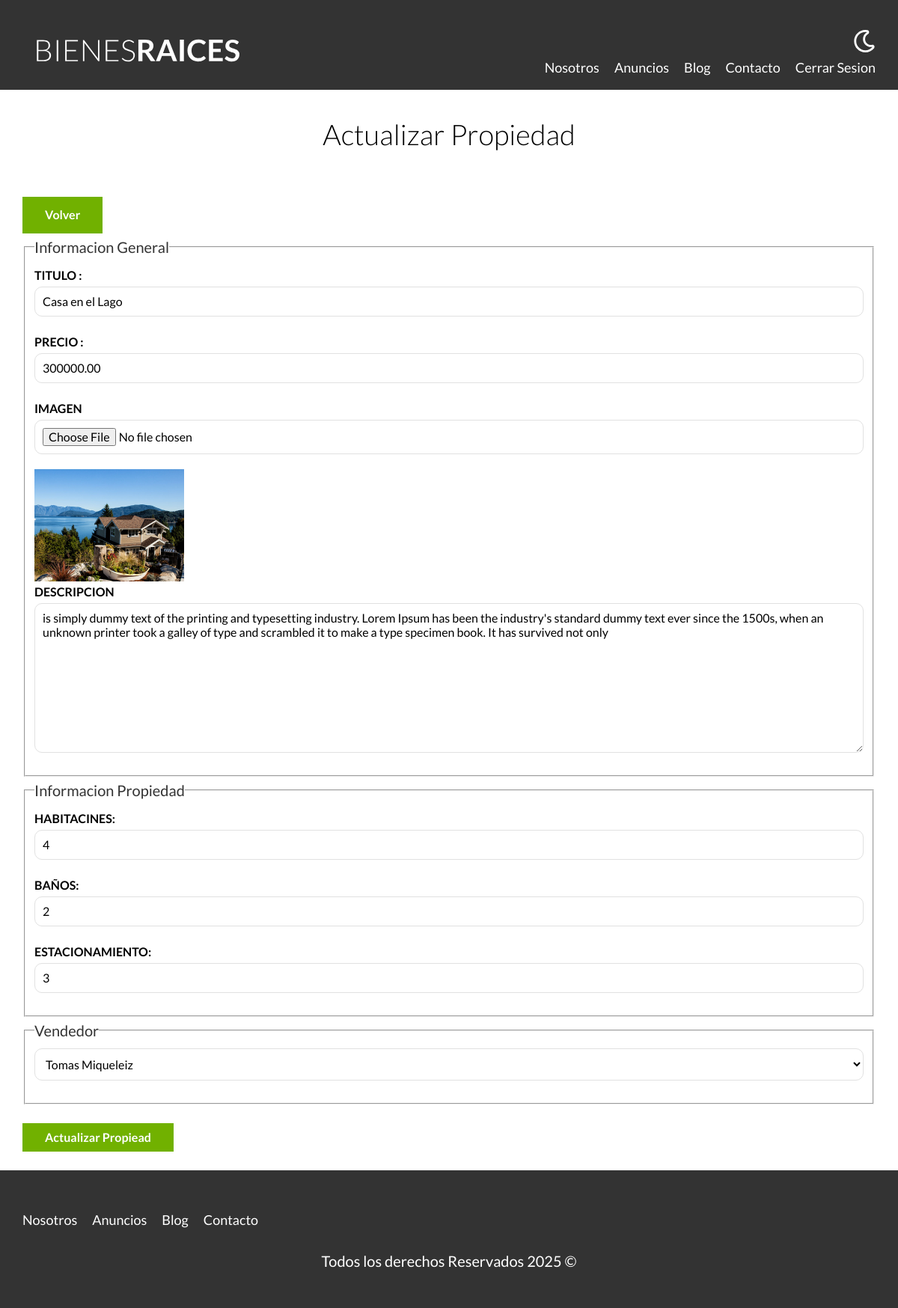
Page /admin/propiedades/actualizar.php?id=32 (signed in) on the committed database.
### tables this page shows
CREATE TABLE `propiedades` (
  `id` int NOT NULL AUTO_INCREMENT,
  `titulo` varchar(45) DEFAULT NULL,
  `precio` decimal(10,2) DEFAULT NULL,
  `imagen` varchar(200) DEFAULT NULL,
  `descripcion` longtext,
  `habitaciones` int DEFAULT NULL,
  `wc` int DEFAULT NULL,
  `estacionamientos` int DEFAULT NULL,
  `creado` date DEFAULT NULL,
  `vendedorId` int NOT NULL,
  PRIMARY KEY (`id`),
  KEY `fk_Propiedades_vendedores_idx` (`vendedorId`),
  CONSTRAINT `fk_Propiedades_vendedores` FOREIGN KEY (`vendedorId`) REFERENCES `vendedores` (`id`)
);

CREATE TABLE `vendedores` (
  `id` int NOT NULL,
  `nombre` varchar(45) DEFAULT NULL,
  `apellido` varchar(45) DEFAULT NULL,
  `telefono` varchar(10) DEFAULT NULL,
  PRIMARY KEY (`id`)
);

### admin/propiedades/actualizar.php (the view, shortened to what this page needs)
<?php
 $db=conectarDB();
    $id= $_GET['id'];
    $id=filter_var($id, FILTER_VALIDATE_INT);
 $consultaPropiedad="SELECT*FROM propiedades WHERE id =$id";
 $resultadoPropiedades=mysqli_query($db,$consultaPropiedad);
 $propiedad=mysqli_fetch_assoc($resultadoPropiedades);
 $consulta="SELECT * FROM vendedores";
 $resultadoVendedores=mysqli_query($db,$consulta);
 $titulo = $propiedad ['titulo'];
 $precio = $propiedad ['precio'];
 $descripcion =$propiedad ['descripcion'] ;
 $habitaciones =$propiedad ['habitaciones'];
 $wc = $propiedad ['wc'];
 $estacionamientos=$propiedad ['estacionamientos'];
 $vendedorId = $propiedad ['vendedorId'];
 $imagenPropiedad=$propiedad['imagen'];
?>
    <main class="contenedor seccion">
        <h1>Actualizar Propiedad</h1>
                <a href="/admin" class="boton boton-verde">Volver</a>
                <form class="formulario" method="POST" enctype="multipart/form-data">
                    <fieldset>
                        <legend>Informacion General</legend>
                        <label for="titulo">Titulo :</label>
                        <input type="text" id="titulo" name="titulo" placeholder="Titulo Propiedad" value="<?php echo $titulo;?>">
                        <label for="precio">Precio :</label>
                        <input type="number" id="precio" name="precio" placeholder="Precio de la propiedad" value="<?php echo $precio;?>">
                        <label for="imagen">Imagen</label>
                        <input type="file" id="imagen" accept="image/jpeg , image/png" name="imagen">
                        <img src="/imagenes/<?php echo $imagenPropiedad?>" class="imagen-small">
                        <label for="descripciot">Descripcion</label>
                        <textarea id="descripcion" name="descripcion"><?php echo $descripcion;?></textarea>
                      </fieldset>
                      <fieldset>
                        <legend>Informacion Propiedad</legend>
                        <label for="habitaciones">Habitacines:</label>
                        <input type="number" id="habitaciones" name="habitaciones" placeholder="ej:3" min="1" max="9" value="<?php echo $habitaciones;?>">
                        <label for="wc">Baños:</label>
                        <input type="number" id="wc" name="wc" placeholder="ej:3" min="1" max="9" value="<?php echo $wc;?>">
                        <label for="estacionamientos">Estacionamiento:</label>
                        <input type="number" id="estacionamientos" name="estacionamientos" placeholder="ej:3" min="1" max="9" value="<?php echo $estacionamientos;?>">
                      </fieldset>
                      <fieldset>
                        <legend>Vendedor</legend>
                        <select name="vendedor">
                            <?php while($vendedor= mysqli_fetch_assoc($resultadoVendedores)): ?>
                              <option <?php echo $vendedorId === $vendedor ['id'] ? 'selected': " "  ?> value="<?php echo $vendedor ['id'];?>"><?php echo $vendedor ['nombre']. " ". $vendedor['apellido']; ?> </option>
                            <?php endwhile; ?>
                        </select>
                      </fieldset>
                      <input type="submit" value="Actualizar Propiead" class="boton boton-verde">
                </form>
    </main>

### build/css/app.css (style rules this page uses)
html { line-height:1.15;-webkit-text-size-adjust:100% }
body { margin:0 }
main { display:block }
h1 { font-size:2em;margin:.67em 0 }
a { background-color:rgba(0,0,0,0) }
img { border-style:none }
button,input,optgroup,select,textarea { font-family:inherit;font-size:100%;line-height:1.15;margin:0 }
button,input { overflow:visible }
button,select { text-transform:none }
button,[type=button],[type=reset],[type=submit] { -webkit-appearance:button }
fieldset { padding:.35em .75em .625em }
legend { box-sizing:border-box;color:inherit;display:table;max-width:100%;padding:0;white-space:normal }
textarea { overflow:auto }
html { font-size:62.5%;box-sizing:border-box }
*,*:before,*:after { box-sizing:inherit }
body { font-family:"Lato",sans-serif;font-size:1.6rem;line-height:1.8 }
.contenedor { width:95%;max-width:120rem;margin:0 auto }
a { text-decoration:none }
img,picture { width:100%;display:block }
h1,h2,h3 { font-family:"Lato",sans-serif;margin:2.5rem 0;font-weight:300;text-align:center }
h1 { font-size:3.8rem }
.seccion { margin-top:2.5rem;margin-bottom:2.5rem }
.boton-verde { background-color:#71b100;color:#fff;font-weight:700;text-decoration:none;padding:1rem 3rem;text-align:center;margin-top:2.5rem;display:inline-block;border:none }
.formulario legend { font-size:2rem;color:#333 }
.formulario label { font-weight:700;text-transform:uppercase;display:block }
.formulario input:not([type=submit]),.formulario textarea,.formulario select { padding:1rem;display:block;width:100%;background-color:#fff;border:1px solid #e1e1e1;border-radius:1rem;margin-bottom:2rem }
.formulario textarea { height:20rem }
.imagen-small { width:20rem }

### rows in the picture
propiedades: titulo "Casa en el Lago", precio "300000.00", imagen (picture), descripcion "is simply dummy text of the printing and typesetting industry. Lorem Ipsum has been the industry's standard dummy text ever since the 1500s, when an unknown printer took a galley of type and scrambled it to make a type specimen book. It has survived not only", habitaciones "4", wc "2", estacionamientos "3", vendedor "Tomas Miqueleiz"
